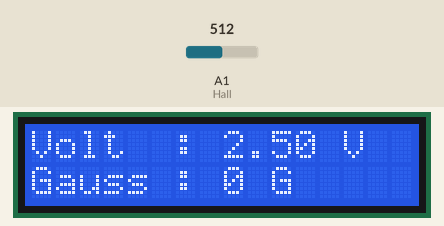
This sketch was run on a simulated Arduino Uno, built with avr-gcc and run on an emulated ATmega328P. Shown: 16×2 character LCD. The inputs (shaded band) are chosen by the test bench; at power-on: A1 (Hall) = 512.

Above: at 4.2 s.
4.3 s: A1 (Hall) set to 716
At 5.5 s:
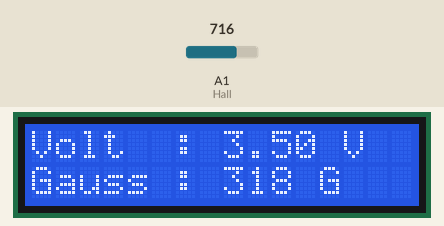
5.8 s: A1 (Hall) set to 900
At 6.4 s:
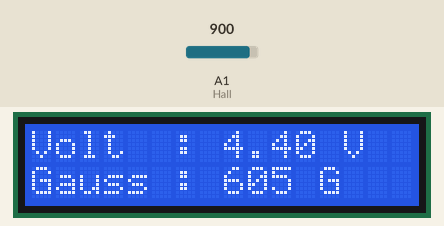
7.4 s: A1 (Hall) set to 1023
At 8.0 s:
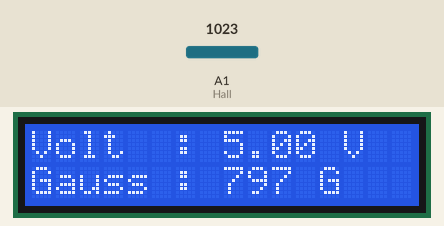
Timing chart, 0 to 10.4 s (numbered marks = the images above; inputs shaded):
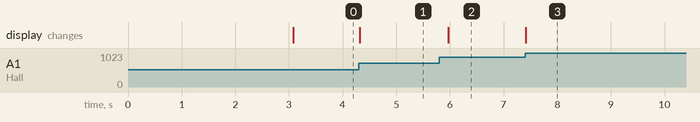

Measured:
- after the input at 4.3 s, the display: changes at once (image 1)
- after the input at 5.8 s, the display: changes after 0.17 s (image 2)
- after the input at 7.4 s, the display: changes at once (image 3)

The sketch:

ArduinoGaussMeter.ino
```cpp
  #include <LiquidCrystal.h>

  LiquidCrystal lcd(12, 11, 5, 4, 3, 2);

  #define Hall A1

  int gss=0, Value=0;
  float voltage=0;

  void setup(){
    lcd.begin(16, 2);
    Serial.begin(9600);
    lcd.home();
    lcd.print("Arduino !");
    lcd.setCursor(0,1);
    lcd.print("    Gauss Meter");
    delay(3000);
    lcd.clear();
    }

  void loop(){

    int Value = analogRead(Hall);
    gss = map(Value, 102, 922, -640, 640);
    voltage = Value * (5.0 / 1023.0);

    lcd.home();
    lcd.print("Volt  : ");
    lcd.print(voltage);
    lcd.print(" V ");
    lcd.setCursor(0,1);
    lcd.print("Gauss : ");
    lcd.print(gss);
    lcd.print(" G ");
    delay(200);
  }
```
